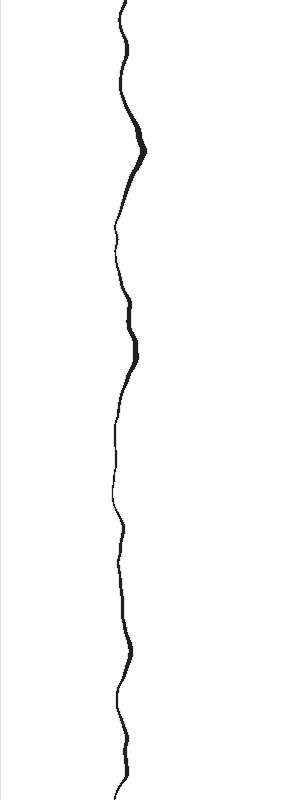
Frame 1 (no input)
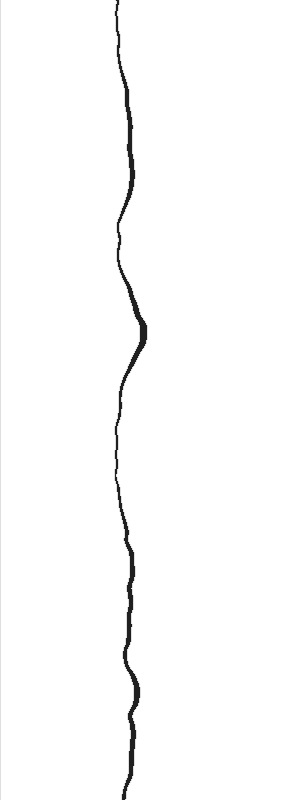
Frame 60 (the mouse pressed at the canvas centre just before this capture)
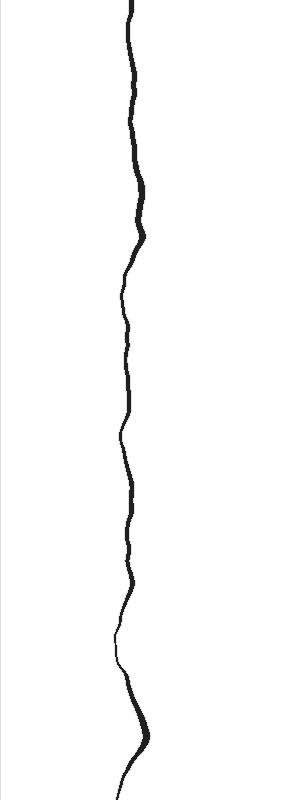
Frame 120 (the mouse held since frame 60 and released just before this capture)

The Processing sketch that drew these frames (run headless with seeded random() and noise(); from frame 60 on, the mouse is pressed at the canvas centre):

// Processing sketch: sketch
// ── sketch.pde
// INFO ************** //
//////////////////////////////
/*
GENUARY / DAY 22 / DRAW A LINE. WRONG ANSWERS ONLY
*/

// LIBRERÍAS ************** //
//////////////////////////////

// VARIABLES GLOBALES ***** //
//////////////////////////////
int ancho = 300;
int alto = 800;
String pathData = "../../data/";
String pathExport = "../../export/";

// SETUP ****************** //
//////////////////////////////
void settings(){
  size(ancho, alto);
}

void setup(){
  stroke(255);

}

// LOOP ******************* //
//////////////////////////////
void draw(){
  background(#202020);
  for(int i = 0; i < height; i++){
    line(0, i, map(noise(i*0.01+frameCount*noise(frameCount)), 0, 1, 100, 150), i);
    line(width, i, map(noise(i*0.01+frameCount*noise(frameCount)), 0, 1, 100, 160), i);
  }

}

// FUNCIONES ************** //
//////////////////////////////

void keyPressed(){
  if(key == 's'){
    save(pathExport + "G22/" + timeStamp() + ".png");
  }
}

String timeStamp(){
  String y = str(year());
  String m = nf(month(), 2);
  String d = nf(day(), 2);
  String h = nf(hour(), 2);
  String mn = nf(minute(), 2);
  String s = nf(second(), 2);

  String ts = y + m + d + h + h + m + s;

  return ts;
}

void mousePressed(){
  setup();
}
